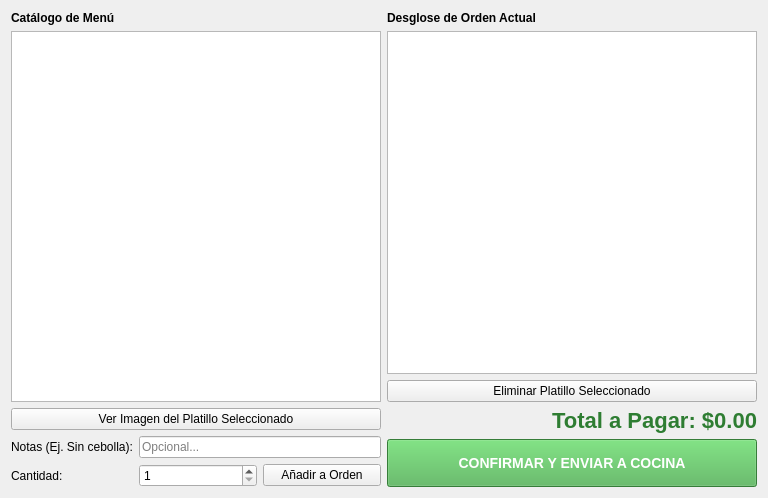
<?xml version="1.0" encoding="UTF-8"?>
<ui version="4.0">
 <class>FormTomarOrden</class>
 <widget class="QWidget" name="FormTomarOrden">
  <property name="geometry">
   <rect>
    <x>0</x>
    <y>0</y>
    <width>768</width>
    <height>498</height>
   </rect>
  </property>
  <property name="windowTitle">
   <string>TECLUSA - Crear Nueva Orden</string>
  </property>
  <layout class="QHBoxLayout" name="horizontalLayout_orden">
   <item>
    <layout class="QVBoxLayout" name="lay_menu_izq">
     <item>
      <widget class="QLabel" name="label">
       <property name="text">
        <string>&lt;b&gt;Catálogo de Menú&lt;/b&gt;</string>
       </property>
      </widget>
     </item>
     <item>
      <widget class="QTableView" name="tbl_menu_disponible">
       <property name="selectionBehavior">
        <enum>QAbstractItemView::SelectRows</enum>
       </property>
      </widget>
     </item>
     <item>
      <widget class="QPushButton" name="btn_ver_imagen">
       <property name="text">
        <string>Ver Imagen del Platillo Seleccionado</string>
       </property>
      </widget>
     </item>
     <item>
      <layout class="QFormLayout">
       <item row="0" column="0">
        <widget class="QLabel" name="label">
         <property name="text">
          <string>Notas (Ej. Sin cebolla):</string>
         </property>
        </widget>
       </item>
       <item row="0" column="1">
        <widget class="QLineEdit" name="txt_notas_cliente">
         <property name="placeholderText">
          <string>Opcional...</string>
         </property>
        </widget>
       </item>
       <item row="1" column="0">
        <widget class="QLabel" name="label">
         <property name="text">
          <string>Cantidad:</string>
         </property>
        </widget>
       </item>
       <item row="1" column="1">
        <layout class="QHBoxLayout">
         <item>
          <widget class="QSpinBox" name="spin_cantidad">
           <property name="minimum">
            <number>1</number>
           </property>
          </widget>
         </item>
         <item>
          <widget class="QPushButton" name="btn_add_platillo">
           <property name="text">
            <string>Añadir a Orden</string>
           </property>
          </widget>
         </item>
        </layout>
       </item>
      </layout>
     </item>
    </layout>
   </item>
   <item>
    <layout class="QVBoxLayout" name="lay_orden_der">
     <item>
      <widget class="QLabel" name="label">
       <property name="text">
        <string>&lt;b&gt;Desglose de Orden Actual&lt;/b&gt;</string>
       </property>
      </widget>
     </item>
     <item>
      <widget class="QTreeView" name="tbl_orden_actual">
       <property name="selectionBehavior">
        <enum>QAbstractItemView::SelectRows</enum>
       </property>
      </widget>
     </item>
     <item>
      <widget class="QPushButton" name="btn_eliminar_platillo">
       <property name="text">
        <string>Eliminar Platillo Seleccionado</string>
       </property>
      </widget>
     </item>
     <item>
      <widget class="QLabel" name="lbl_total">
       <property name="styleSheet">
        <string notr="true">font-size: 22px; font-weight: bold; color: #2E7D32;</string>
       </property>
       <property name="text">
        <string>Total a Pagar: $0.00</string>
       </property>
       <property name="alignment">
        <set>Qt::AlignRight|Qt::AlignTrailing|Qt::AlignVCenter</set>
       </property>
      </widget>
     </item>
     <item>
      <widget class="QPushButton" name="btn_crear_orden">
       <property name="styleSheet">
        <string notr="true">background-color: #4CAF50; color: white; padding: 15px; font-size: 14px; font-weight: bold;</string>
       </property>
       <property name="text">
        <string>CONFIRMAR Y ENVIAR A COCINA</string>
       </property>
      </widget>
     </item>
    </layout>
   </item>
  </layout>
 </widget>
 <resources/>
 <connections/>
</ui>
